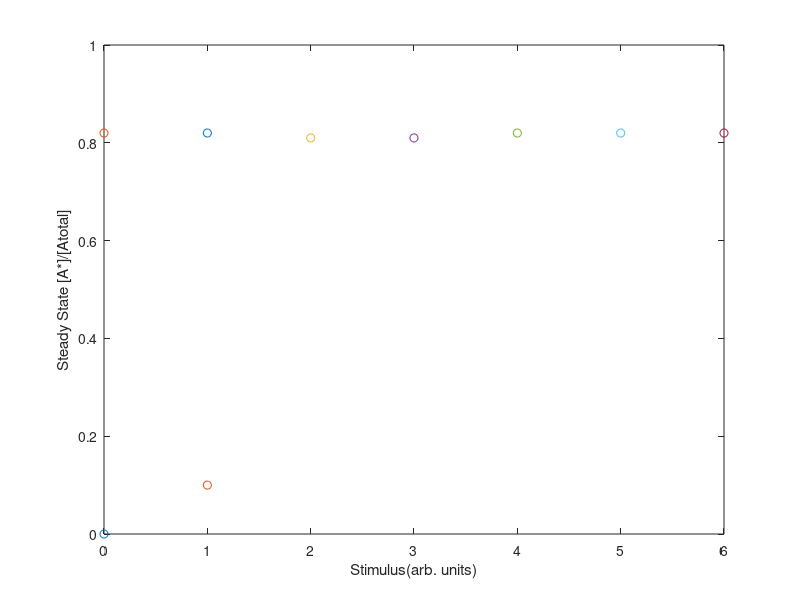

Recreate this plot in MATLAB.
Atotal = 100;
AstarbyAtotal = 0:0.01:1;
Astar = AstarbyAtotal.*Atotal;
kf = 0.05;
S = 0;
kfb = 2;
n = 5;
cons = 40;
kb = 0.5;
I = 1;

% Defining feedback rate in terms of Hills equation
feedback_rate = kfb.*((Astar.^n)./((Astar.^n)+cons^n)).*(1 - AstarbyAtotal);
% Defining the backward rate
backward_rate = kb*I*AstarbyAtotal;

% Using for loop to get different forward rates corresonding to varying
% stimulus
for i = 1:7   
    % Defining basal rate
    basal_rate = kf*S*(1 - AstarbyAtotal);    
    forward_rate = basal_rate + feedback_rate;   
    indx = find(forward_rate - backward_rate < eps, 1);
    yplot = AstarbyAtotal(indx);
    plot(S,yplot,'o')
    hold on
    S = S+1;
end
% To validate the concept of memory, when the value of stimulus was shifted 
% back to 1 and 0 (after the system shifted to "On state"), the 
% system did not shift back to "Off state" and remained in the "On state".
plot(1,yplot,'o')
plot(0,yplot,'o')
xlabel('Stimulus(arb. units)')
ylabel('Steady State [A*]/[Atotal]')